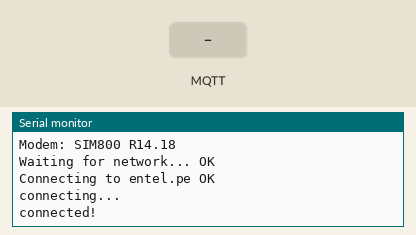
Simulated run of this sketch. Board: Arduino Uno, built with avr-gcc and run on an emulated ATmega328P. Shown: the last lines printed to the serial monitor. Inputs (shaded band) come from the test bench. No MQTT or app messages arrive unless stated.

Above: at 4.2 s.
4.3 s: MQTT message "1" arrives on the first subscribed topic
At 6.5 s:
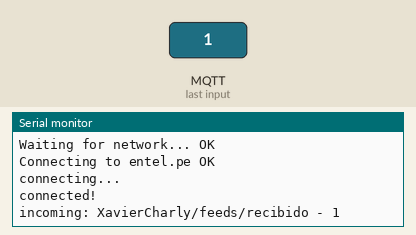
7.0 s: MQTT message "on" arrives on the first subscribed topic
At 8.6 s:
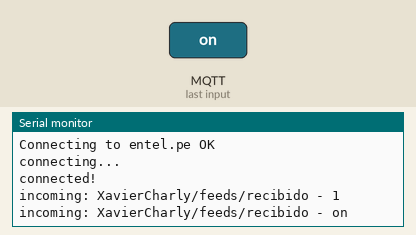
9.7 s: MQTT message "off" arrives on the first subscribed topic
At 10.8 s:
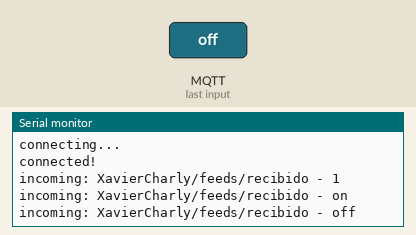

Measured:
- after the input at 4.3 s, the serial monitor: prints a new line after 1.1 s (image 1)
- after the input at 7.0 s, the serial monitor: prints a new line after 0.69 s (image 2)
- after the input at 9.7 s, the serial monitor: prints a new line after 0.30 s (image 3)

The sketch:

Adafruit_SIM900_GPS_Shiftrio.ino
```cpp
#define TINY_GSM_MODEM_SIM800
#include <TinyGsmClient.h>

#define SerialMon Serial
#include <SoftwareSerial.h>
SoftwareSerial SerialAT(4, 3); // RX, TX
//SoftwareSerial SerialGPS(8, 9); // RX, TX
const char apn[]  = "entel.pe";
const char user[] = "";
const char paSerialGPS[] = "";

#include <MQTT.h>

TinyGsm modem(SerialAT);
TinyGsmClient client(modem);
MQTTClient clientx;


//-------------------- GPS CONFIG --------------------------

#include <TinyGPS.h>
TinyGPS gps;

//-------------------- GPS CONFIG --------------------------

//----------- Pantalla---------------

unsigned long lastMillis = 0;

void connect() {

  Serial.print("\nconnecting...");
  while (!clientx.connect("GPS", "XavierCharly", "f6a01ca794fe496eb233e37d6b7b0ab9")) {
    Serial.print(".");
    delay(1000);
  }

  Serial.println("\nconnected!");

  clientx.subscribe("XavierCharly/feeds/recibido");
  // client.unsubscribe("/hello");
}

void messageReceived(String &topic, String &payload) {
  Serial.println("incoming: " + topic + " - " + payload);
}

void setup() {

  // Set console baud rate
  SerialMon.begin(115200);
  delay(10);

  // Set GSM module baud rate
  SerialAT.begin(115200);
  delay(3000);
//------------------- Pantalla----------

//--------------- Pantalla -------------

  // Restart takes quite some time
  // To skip it, call init() instead of restart()
  SerialMon.println("Initializing modem...");
  modem.restart();


  String modemInfo = modem.getModemInfo();
  SerialMon.print("Modem: ");
  SerialMon.println(modemInfo);


  SerialMon.print("Waiting for network...");

  if (!modem.waitForNetwork()) {
    SerialMon.println(" fail");

    while (true);
  }
  SerialMon.println(" OK");

  SerialMon.print("Connecting to ");
  SerialMon.print(apn);
  if (!modem.gprsConnect(apn, user, paSerialGPS)) {
    SerialMon.println(" fail");
    while (true);
  }
  SerialMon.println(" OK");

  clientx.begin("io.adafruit.com", client);
  clientx.onMessage(messageReceived);
  connect();


  //---------------- config GPS----------------------
//  SerialGPS.begin(9600);
  //-------------------- GPS CONFIG --------------------------
}
uint32_t x = 0;


void loop() {
  clientx.loop();
  delay(10);  // <- fixes some issues with WiFi stability

  if (!clientx.connected()) {
    connect();
  }
String gsmLoc = modem.getGsmLocation();
clientx.publish("XavierCharly/feeds/gpslatlng", gsmLoc);


  //------------------------------------------------ Nos metemos por aca con el GPS csm  --------------------------------------------------
//  bool newData = false;
//  unsigned long chars;
//  unsigned short sentences, failed;
//
//  // For one second we parse GPS data and report some key values
//  for (unsigned long start = millis(); millis() - start < 1000;)
//  {
//    while (SerialGPS.available())
//   {
//     char c = SerialGPS.read();
//     // Serial.write(c); // uncomment this line if you want to see the GPS data flowing
//      if (gps.encode(c)) // Did a new valid sentence come in?
//       newData = true;
//    }
// }
//
//  if (newData)
//  {
//    float flat;
//    float flon;
//   unsigned long age;
//    //flat == TinyGPS::GPS_INVALID_F_ANGLE ? 0.0 : flat, 6;
//    gps.f_get_position(&flat, &flon, &age);
//    String Latitud = String(flat == TinyGPS::GPS_INVALID_F_ANGLE ? 0.0 : flat, 6);
//    String Longitud = String(flon == TinyGPS::GPS_INVALID_F_ANGLE ? 0.0 : flon, 6);
//    String Position = String ( Latitud + "," + Longitud );
//    Serial.print("LAT=");
//    Serial.print(flat == TinyGPS::GPS_INVALID_F_ANGLE ? 0.0 : flat, 6);
//
//    Serial.print(F("\nSending GPS val LAT= "));
//    Serial.print(flat == TinyGPS::GPS_INVALID_F_ANGLE ? 0.0 : flat, 6);
//    Serial.print("...");
//
//    //  clientx.publish("/hello",Latitud);
//    // flon == TinyGPS::GPS_INVALID_F_ANGLE ? 0.0 : flon, 6;
//
//    Serial.print(" LON=");
//    Serial.print(flon == TinyGPS::GPS_INVALID_F_ANGLE ? 0.0 : flon, 6);
//
//    Serial.print(F("\nSending GPS val LON= "));
//    Serial.print(flon == TinyGPS::GPS_INVALID_F_ANGLE ? 0.0 : flon, 6);
//    Serial.print("...");
//    clientx.publish("XavierCharly/feeds/gpslatlng", Position);
//
//    Serial.print(" SAT=");
//    Serial.print(gps.satellites() == TinyGPS::GPS_INVALID_SATELLITES ? 0 : gps.satellites());
//    Serial.print(" PREC=");
//    Serial.print(gps.hdop() == TinyGPS::GPS_INVALID_HDOP ? 0 : gps.hdop());
//  }
//  String error = String(failed);
//  gps.stats(&chars, &sentences, &failed);
// Serial.print(" CHARS=");
//  Serial.print(chars);
//  Serial.print(" SENTENCES=");
//  Serial.print(sentences);
//  Serial.print(" CSUM ERR=");
//  Serial.println(failed);
//  //clientx.publish("XavierCharly/feeds/error", error);
//  if (chars == 0) {
//    Serial.println("** No characters received from GPS: check wiring **");
//  }
//  //------------------------------------------------ Nos metemos por aca con el GPS csm  --------------------------------------------------

    delay(2300);

}
```
